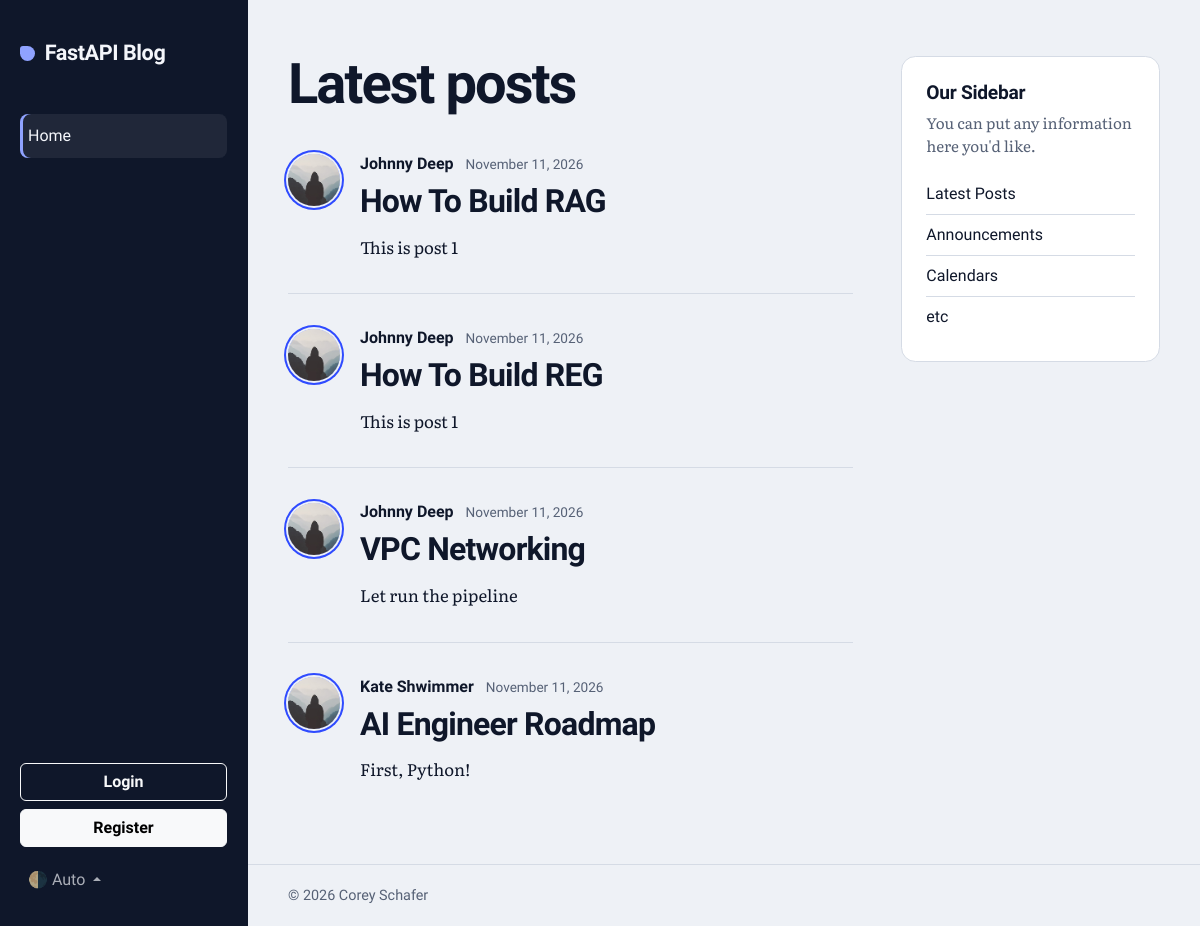
Page /posts on the earlier database version.
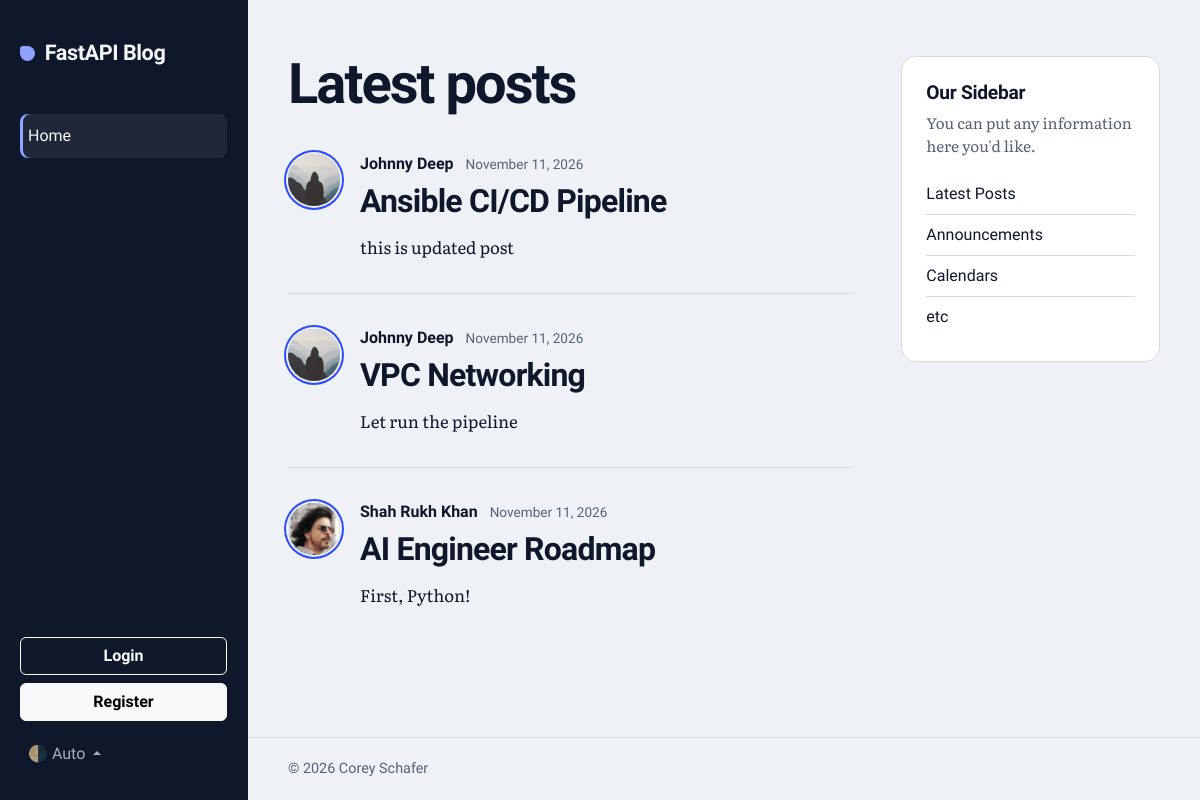
Same page on the later database version.
### models.py (models this page shows, shortened)
class Post(Base):
    __tablename__ = "posts"
    id: Mapped[int] = mapped_column(Integer, primary_key=True, index=True)
    title: Mapped[str] = mapped_column(String(100), nullable=False)
    content: Mapped[str] = mapped_column(Text, nullable=False)
    user_id: Mapped[int] = mapped_column(
        ForeignKey("users.id"),
        nullable=False,
        index=True
    )
    date_posted: Mapped[datetime] = mapped_column(
        DateTime(timezone=True),
        default=lambda: datetime.now(UTC),
    )
    author: Mapped[User] = relationship(back_populates="posts")

class User(Base):
    __tablename__ = "users"
    id: Mapped[int] = mapped_column(Integer, primary_key=True, index=True)
    username: Mapped[str] = mapped_column(String(50), unique=True, index=True, nullable=False)
    email: Mapped[str] = mapped_column(String(100), unique=True, index=True, nullable=False)
    image_file: Mapped[str | None] = mapped_column(
        String(200),
        nullable=True,
        default=None,
    )
    posts: Mapped[list[Post]] = relationship(back_populates="author", cascade="all, delete-orphan")

### main.py (the view)
@app.get("/", include_in_schema=False, name="home")
@app.get("/posts", include_in_schema=False, name="posts")
def home(request: Request, db: DbSession):
    posts = db.execute(select(models.Post)).scalars().all()
    return templates.TemplateResponse(
        request=request,
        name="home.html",
        context={"posts": posts, "title": "Home"}
    )

### templates/home.html
{% extends "layout.html" %}
{% block content %}
<h1 class="feed-title">Latest posts</h1>
{% for post in posts %}
<article class="post">
    <img class="article-img" src="{{ post.author.image_path }}" alt="{{ post.author.username }}'s profile picture" width="52"
        height="52" loading="lazy">
    <div class="post-body">
        <div class="article-metadata">
            <a class="article-author" href="{{ url_for('user_posts', user_id=post.author.id) }}">{{ post.author.username }}</a>
            <small class="article-date">{{ post.date_posted.strftime('%B %d, %Y') }}</small>
        </div>
        <h2 class="post-heading">
            <a class="article-title" href="{{ url_for('post_page', post_id=post.id) }}">{{ post.title }}</a>
        </h2>
        <p class="article-content">{{ post.content }}</p>
    </div>
</article>
{% else %}
<p class="feed-empty">No posts yet. New posts will show up here.</p>
{% endfor %}
{% endblock content %}

### templates/layout.html (shortened to what this page needs)
<!DOCTYPE html>
<html lang="en">
<head>
    <link href="https://cdn.jsdelivr.net/npm/bootstrap@5.3.8/dist/css/bootstrap.min.css" rel="stylesheet"
>
    <link rel="stylesheet" type="text/css" href="{{ url_for('static', path='css/main.css') }}">
</head>
<body class="d-flex flex-column min-vh-100">
    <header class="site-rail">
        <nav class="navbar navbar-expand-lg" data-bs-theme="dark">
            <a class="navbar-brand brand" href="{{ url_for('home') }}">FastAPI Blog</a>
            <div class="collapse navbar-collapse" id="navbarToggle">
                <div class="navbar-nav rail-nav">
                    <a class="nav-link active" aria-current="page" href="{{ url_for('home') }}">Home</a>
                </div>
                <div class="rail-actions">
                    <div class="d-grid gap-2">
                        <a class="btn btn-outline-light" href="#">Login</a>
                        <a class="btn btn-light" href="#">Register</a>
                    </div>
                    <div class="navbar-nav">
                        <div class="nav-item dropup">
                            <a class="nav-link dropdown-toggle" href="#" role="button" id="bd-theme"
                                data-bs-toggle="dropdown" aria-expanded="false">
                                <span id="bd-theme-text">🌗 Auto</span>
                            </a>
                        </div>
                    </div>
                </div>
            </div>
        </nav>
    </header>
    <div class="site-body d-flex flex-column flex-grow-1">
        <main role="main" class="page container-xxl flex-grow-1">
            <div class="row g-5">
                <div class="col-xl-8">
                    {% block content %}
                    {% endblock content %}
                </div>
                <aside class="col-xl-4">
                    <div class="sidebar-panel">
                        <h3>Our Sidebar</h3>
                        <p class="sidebar-note">You can put any information here you'd like.</p>
                        <ul class="list-group list-group-flush">
                            <li class="list-group-item">Latest Posts</li>
                            <li class="list-group-item">Announcements</li>
                            <li class="list-group-item">Calendars</li>
                            <li class="list-group-item">etc</li>
                        </ul>
                    </div>
                </aside>
            </div>
        </main>
        <footer class="site-footer mt-auto">
            <div class="container-xxl">
                <p class="mb-0">© <span id="year"></span> Corey Schafer</p>
            </div>
        </footer>
    </div>
</body>
</html>

Differences in the rows shown:
removed Post: author.username "Johnny Deep", date_posted "November 11, 2026", title "How To Build REG", content "This is post 1"
changed Post: title "How To Build RAG" → "Ansible CI/CD Pipeline"; content "This is post 1" → "this is updated post"
changed through a linked row, Post "AI Engineer Roadmap": author.image_path: picture added in place of a placeholder; author.username "Kate Shwimmer" → "Shah Rukh Khan"
